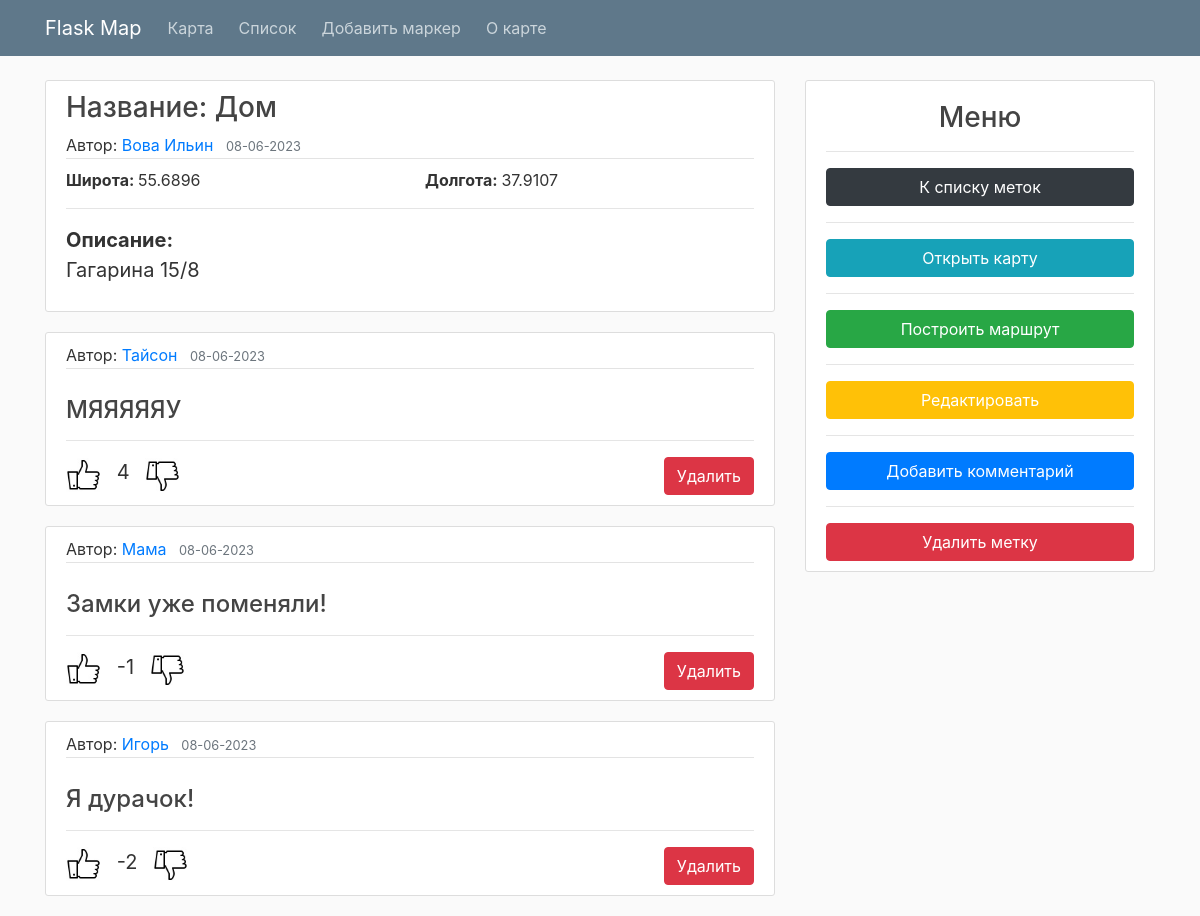
/comments/8, run on the app's committed database.
### flaskmap/models.py (models this page shows, shortened)
class Marker(db.Model):
    id = db.Column(db.Integer, primary_key=True)
    name = db.Column(db.String(40), nullable=False)
    author = db.Column(db.String(30), nullable=False)
    latitude = db.Column(db.Float, nullable=False)
    longtitude = db.Column(db.Float, nullable=False)
    content = db.Column(db.String(200), nullable=False)
    date_posted = db.Column(db.DateTime, nullable=False, default=datetime.utcnow)
    color = db.Column(db.String(10), nullable=False, default='red')
    icon = db.Column(db.String(15), nullable=False, default='info-sign')

class Comment(db.Model):
    id = db.Column(db.Integer, primary_key=True)
    author = db.Column(db.String(30), nullable=False)
    content = db.Column(db.String(200), nullable=False)
    marker_id = db.Column(db.Integer, db.ForeignKey('marker.id'), nullable=False)
    date_posted = db.Column(db.DateTime, nullable=False, default=datetime.utcnow)
    upvotes = db.Column(db.Integer, nullable=True, default=0)

### flaskmap/routes.py (the view)
@app.route("/comments/<int:marker_id>", methods=['GET', 'POST'])
def list_comments(marker_id):
    comments = Comment.query.filter_by(marker_id=marker_id).order_by(Comment.upvotes.desc()).all()
    marker = Marker.query.filter_by(id=marker_id).first()
    return render_template('comments.html', title='Comment', comments=comments, marker=marker)

### flaskmap/templates/comments.html
{% extends "layout.html" %}
{% block content %}
<article class="media content-section">
  <div class="media-body">
    <H3 class="article-title">Название: {{ marker.name }}</H3>
    <div class="article-metadata">
      <span>Автор: </span><a class="mr-2" href="#">{{ marker.author }}</a>
      <small class="text-muted">{{ marker.date_posted.strftime('%d-%m-%Y') }}</small>
    </div>
    <div class="row">
      <span class="article-content col" style="margin-top: 5px;"><b>Широта: </b>{{ marker.latitude }}</span>
      <span class="article-content col" style="margin-top: 5px; float: right;"><b>Долгота: </b>{{ marker.longtitude }}</span>
    </div>
    <hr>
    <p class="article-content" style="font-size: 20px;"><b>Описание: </b><br>{{ marker.content }}</p>
  </div>
</article>
  {% for comment in comments %}
    <article class="media content-section">
      <div class="media-body">
        <div class="article-metadata">
            <span>Автор: </span><a class="mr-2" href="#">{{ comment.author }}</a>
            <small class="text-muted">{{ comment.date_posted.strftime('%d-%m-%Y') }}</small>
        </div>
        <blockquote><h4 class="article-content" style="padding-top: 23px;">{{ comment.content }}</h4></blockquote>
        <hr>
        <div>
            <a href="/like/{{ comment.id }}"><img src="/static/like.jpeg" height="35px" width="35px"></img></a>
            <span style="font-size: 20px;">&nbsp;&nbsp;{{comment.upvotes}}&nbsp;&nbsp;</span>
            <a href="/dislike/{{ comment.id }}"><img src="/static/dislike.jpeg" height="35px" width="35px"></img></a>
            <a type="button" class="btn btn-danger" href="/delete/{{ comment.id }}" style="float: right">Удалить</a>
        </div>
      </div>
    </article>
  {% endfor %}
{% endblock content %}
{% block sidebar %}
  <div class="col-md-4">
    <div class="content-section">
      <h3 style="text-align: center; padding-top: 10px;">Меню</h3><hr>
      <a type="button" class="btn btn-dark col" href="/home">К списку меток</a>
      <hr>
      <a type="button" class="btn btn-info col" href="/map">Открыть карту</a>
      <hr>
      <a type="button" class="btn btn-success col" target="_blank" href="https://yandex.ru/maps/?rtext=55.7549,37.7082~{{marker.latitude}},{{marker.longtitude}}&rtt=auto" style="color: white">Построить маршрут</a>
      <hr>
      <a type="button" class="btn btn-warning col" href="/comments/{{ marker.id }}/update" style="color: white">Редактировать</a>
      <hr>
      <a type="button" class="btn btn-primary col" href="/add_comment/{{ marker.id }}" style="color: white"">Добавить комментарий</a>
      <hr>
      <a type="button" class="btn btn-danger col" href="/delete_mr/{{ marker.id }}/list" style="color: white">Удалить метку</a>
    </div>
  </div>
{% endblock sidebar %}

### flaskmap/static/main.css (style rules this page uses)
body { background: #fafafa; color: #333333; margin-top: 5rem; }
h1, h2, h3, h4, h5, h6 { color: #444444; }
.content-section { background: #ffffff; padding: 10px 20px; border: 1px solid #dddddd; border-radius: 3px; margin-bottom: 20px; }
.article-title { color: #444444; }
.article-content { white-space: pre-line; }
.article-metadata { padding-bottom: 1px; margin-bottom: 4px; border-bottom: 1px solid #e3e3e3 }

### data on the page
Marker: name "Дом", author "Вова Ильин", date_posted "08-06-2023", latitude "55.6896", longtitude "37.9107", content "Гагарина 15/8"
Comment: author "Тайсон", date_posted "08-06-2023", content "МЯЯЯЯЯУ", upvotes "4"
Comment: author "Мама", date_posted "08-06-2023", content "Замки уже поменяли!", upvotes "-1"
Comment: author "Игорь", date_posted "08-06-2023", content "Я дурачок!", upvotes "-2"
